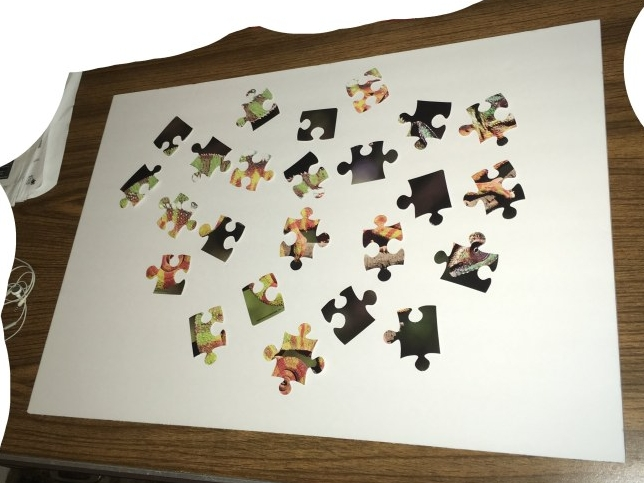
#> input picture img.jpg, 644 x 483 px
$ python -i Functions_1.py   (imports and definitions only)   (Python 2 division)   (older library calls are emulated)
#> lines starting #> are read from the running program, lines starting #| are printed output that depends on the picture
#> further down, picture is the input picture: shape (483, 644, 3); mean B, G, R 157.3, 171.7, 177.9
"""
Created on Wed Jul 20 21:44:49 2016

@author: JP
"""

import numpy as np
import cv2
import os
import Classes as C

DEBUG_CONSOLE = False       # To view console debugging
DEBUG_CONTOUR = False       # To view contour information
DEBUG_IMAGE = False         # To view image debugging
DEBUG_PIECE_CENTERS = False  # To view piece centers


# [228 lines left out: functions Perspective_Transform_Points, Minimise_Perspective_Transform_Points, Draw_Perspective_Transform_Points, Perspective_Transform, Clear_Background, not called in this run]


def Binarise(img_b):
    """
    Creates a binarised version of the puzzle image
        Input:      Colour puzzle layout image with cleared background
        Output:     Binarised image
    """

    # Copy image as greyscale
    img_bw_BIN = cv2.cvtColor(img_b, cv2.COLOR_BGR2GRAY)
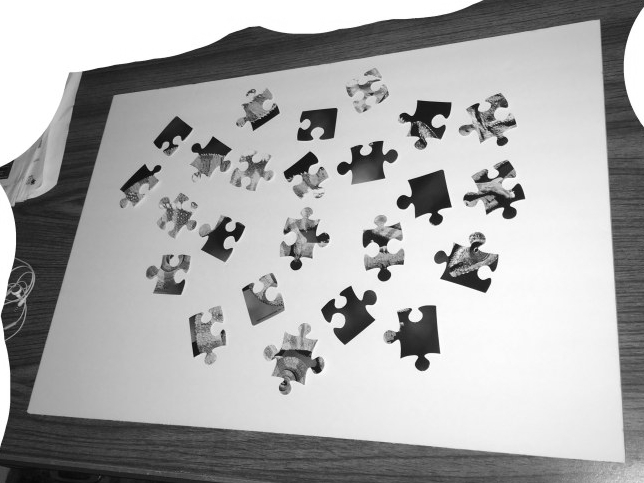
#> img_bw_BIN: shape (483, 644); min 6, max 255, mean 171.9

##### Apply Gaussian filter [Calibration Values]
    img_gf_BIN = cv2.GaussianBlur(img_bw_BIN, (3, 3), 0)

    # Find and return binarised image
    return cv2.threshold(img_gf_BIN, 1, 255, cv2.THRESH_BINARY)[1]
#> returned value: shape (483, 644); every value is 255


# [594 lines left out: functions Detect_Pieces, Separate_Overlap, Classify_Pieces, Perspective_Correction, showimg, not called in this run]

>>> import cv2
>>> picture = cv2.imread('img.jpg')
>>> result = Binarise(picture)
